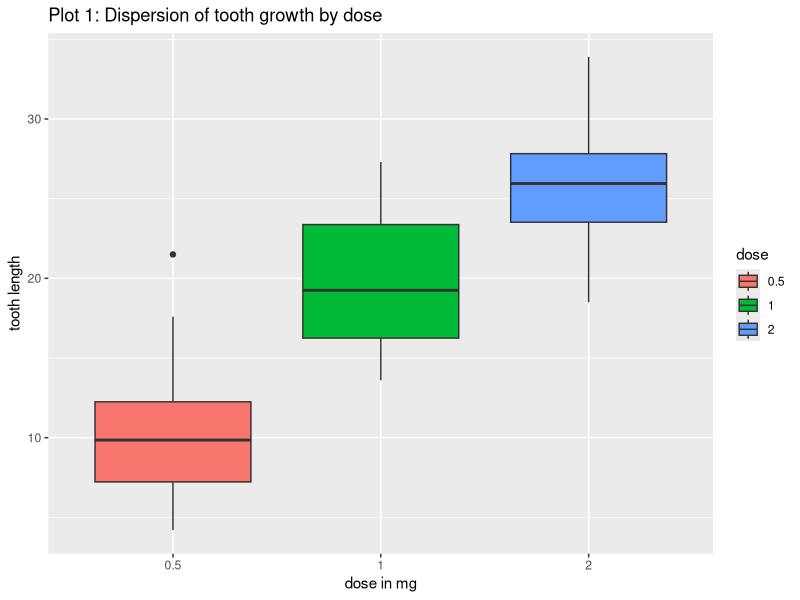
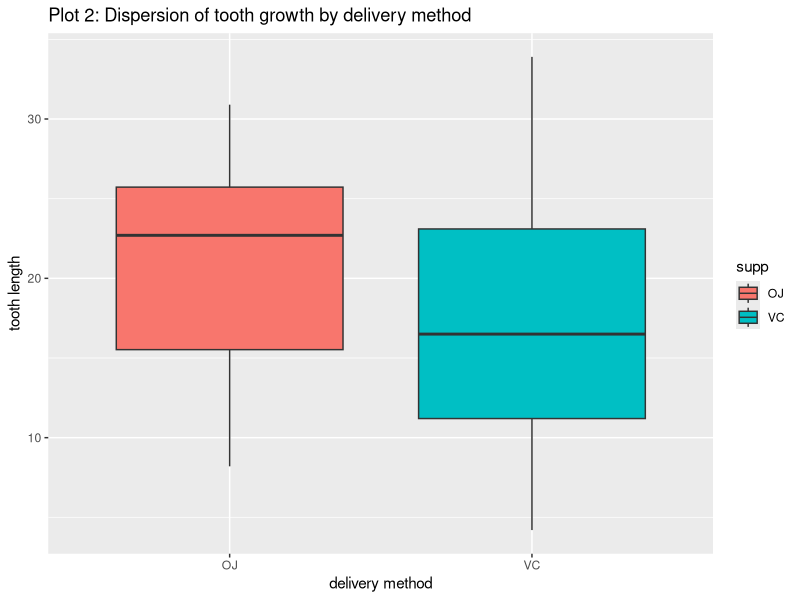

R code for these plots, in order:
## ---- chunk 1
## 
## Statistical Inference - Project
##
library(datasets)
library(dplyr)
library(ggplot2)
library(ggpubr)
library(knitr)
knitr::opts_chunk$set(echo = TRUE)
knitr::opts_chunk$set(fig.width=12, fig.height=10)
## ---- chunk 2
str(ToothGrowth)
data(ToothGrowth)
head(ToothGrowth)
## ---- chunk 3
sum(!complete.cases(ToothGrowth))
## ---- chunk 4
summary(ToothGrowth)
ToothGrowth$dose <- as.factor(ToothGrowth$dose)
ggplot(ToothGrowth, aes(x=dose, y=len,fill=dose)) +  
    geom_boxplot() +  
    ggtitle("Plot 1: Dispersion of tooth growth by dose") + 
    xlab("dose in mg") + ylab("tooth length")
## ---- chunk 5
ggplot(ToothGrowth, aes(x=supp, y=len,fill=supp)) +  
    geom_boxplot() +  
    ggtitle("Plot 2: Dispersion of tooth growth by delivery method") + 
    xlab("delivery method") + ylab("tooth length")
## ---- chunk 6
dose <- ToothGrowth$dose
supp <- ToothGrowth$supp
len <-  ToothGrowth$len

t.test(len[supp == "VC"],len[supp == "OJ"], paired=FALSE)
## ---- chunk 7
t.test(len[dose == 0.5],len[dose == 1], paired=FALSE)
